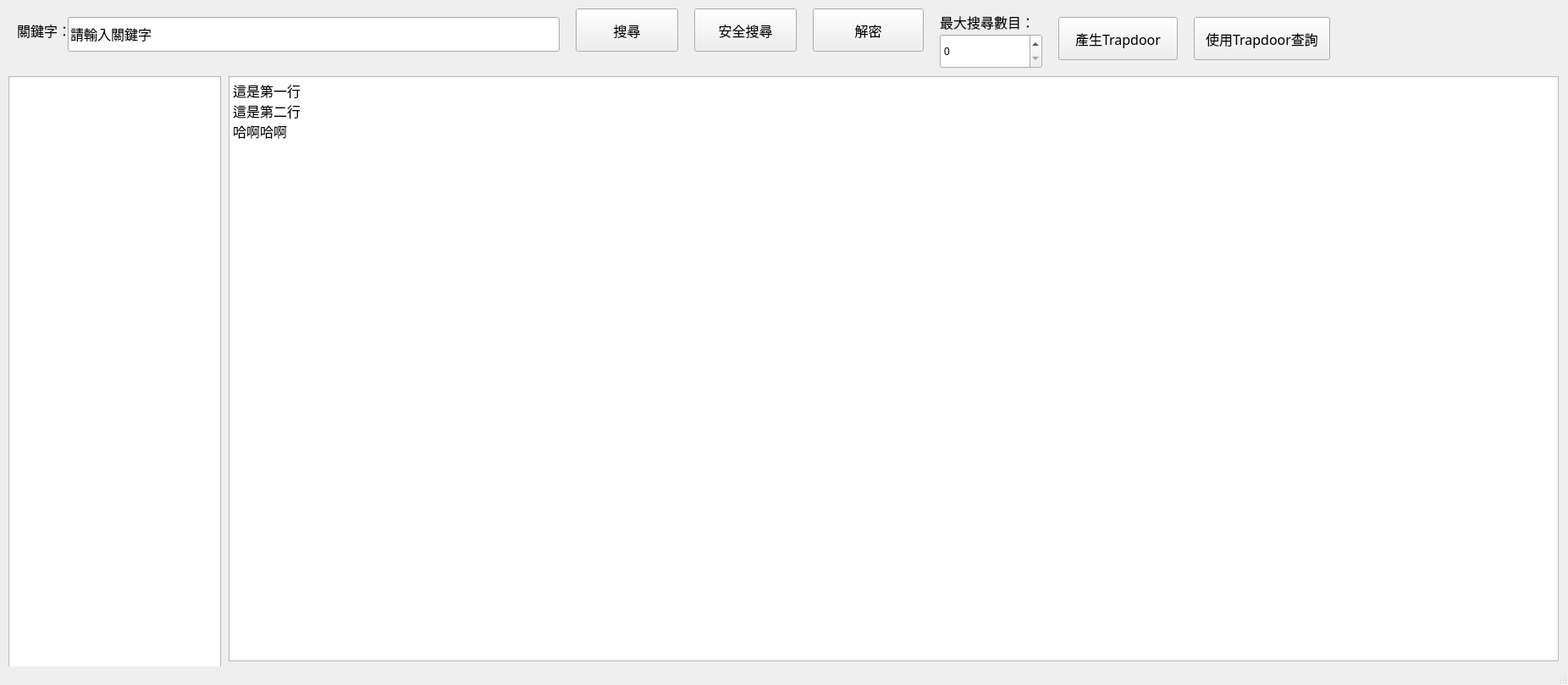
<?xml version="1.0" encoding="UTF-8"?>
<ui version="4.0">
 <class>MainWindow</class>
 <widget class="QMainWindow" name="MainWindow">
  <property name="geometry">
   <rect>
    <x>0</x>
    <y>0</y>
    <width>1852</width>
    <height>809</height>
   </rect>
  </property>
  <property name="windowTitle">
   <string>PTT文章搜尋器</string>
  </property>
  <widget class="QWidget" name="centralwidget">
   <widget class="QLabel" name="label">
    <property name="geometry">
     <rect>
      <x>20</x>
      <y>10</y>
      <width>81</width>
      <height>51</height>
     </rect>
    </property>
    <property name="font">
     <font>
      <family>微軟正黑體</family>
      <pointsize>12</pointsize>
     </font>
    </property>
    <property name="text">
     <string>關鍵字：</string>
    </property>
   </widget>
   <widget class="QLineEdit" name="txtKeyword">
    <property name="geometry">
     <rect>
      <x>80</x>
      <y>20</y>
      <width>581</width>
      <height>41</height>
     </rect>
    </property>
    <property name="font">
     <font>
      <family>微軟正黑體</family>
      <pointsize>12</pointsize>
     </font>
    </property>
    <property name="text">
     <string>請輸入關鍵字</string>
    </property>
   </widget>
   <widget class="QPlainTextEdit" name="txtContent">
    <property name="geometry">
     <rect>
      <x>270</x>
      <y>90</y>
      <width>1571</width>
      <height>691</height>
     </rect>
    </property>
    <property name="font">
     <font>
      <family>微軟正黑體</family>
      <pointsize>12</pointsize>
     </font>
    </property>
    <property name="plainText">
     <string>這是第一行
這是第二行
哈啊哈啊</string>
    </property>
   </widget>
   <widget class="QListWidget" name="lstTitle">
    <property name="geometry">
     <rect>
      <x>10</x>
      <y>90</y>
      <width>251</width>
      <height>701</height>
     </rect>
    </property>
    <property name="font">
     <font>
      <family>微軟正黑體</family>
     </font>
    </property>
   </widget>
   <widget class="QPushButton" name="btnSearch">
    <property name="geometry">
     <rect>
      <x>680</x>
      <y>10</y>
      <width>121</width>
      <height>51</height>
     </rect>
    </property>
    <property name="font">
     <font>
      <family>微軟正黑體</family>
      <pointsize>12</pointsize>
     </font>
    </property>
    <property name="text">
     <string>搜尋</string>
    </property>
   </widget>
   <widget class="QPushButton" name="btnSafeSearch">
    <property name="geometry">
     <rect>
      <x>820</x>
      <y>10</y>
      <width>121</width>
      <height>51</height>
     </rect>
    </property>
    <property name="font">
     <font>
      <family>微軟正黑體</family>
      <pointsize>12</pointsize>
     </font>
    </property>
    <property name="text">
     <string>安全搜尋</string>
    </property>
   </widget>
   <widget class="QPushButton" name="btnDecrypt">
    <property name="geometry">
     <rect>
      <x>960</x>
      <y>10</y>
      <width>131</width>
      <height>51</height>
     </rect>
    </property>
    <property name="font">
     <font>
      <family>微軟正黑體</family>
      <pointsize>12</pointsize>
     </font>
    </property>
    <property name="text">
     <string>解密</string>
    </property>
   </widget>
   <widget class="QLabel" name="label_2">
    <property name="geometry">
     <rect>
      <x>1110</x>
      <y>10</y>
      <width>151</width>
      <height>31</height>
     </rect>
    </property>
    <property name="font">
     <font>
      <family>微軟正黑體</family>
      <pointsize>12</pointsize>
     </font>
    </property>
    <property name="text">
     <string>最大搜尋數目：</string>
    </property>
   </widget>
   <widget class="QSpinBox" name="spinBox">
    <property name="geometry">
     <rect>
      <x>1110</x>
      <y>40</y>
      <width>121</width>
      <height>41</height>
     </rect>
    </property>
   </widget>
   <widget class="QPushButton" name="btnTrapdoor">
    <property name="geometry">
     <rect>
      <x>1250</x>
      <y>20</y>
      <width>141</width>
      <height>51</height>
     </rect>
    </property>
    <property name="font">
     <font>
      <family>微軟正黑體</family>
      <pointsize>12</pointsize>
     </font>
    </property>
    <property name="text">
     <string>產生Trapdoor</string>
    </property>
   </widget>
   <widget class="QPushButton" name="btnTrapdoorSearch">
    <property name="geometry">
     <rect>
      <x>1410</x>
      <y>20</y>
      <width>161</width>
      <height>51</height>
     </rect>
    </property>
    <property name="font">
     <font>
      <family>微軟正黑體</family>
      <pointsize>12</pointsize>
     </font>
    </property>
    <property name="text">
     <string>使用Trapdoor查詢</string>
    </property>
   </widget>
  </widget>
  <widget class="QMenuBar" name="menubar">
   <property name="geometry">
    <rect>
     <x>0</x>
     <y>0</y>
     <width>1852</width>
     <height>18</height>
    </rect>
   </property>
  </widget>
  <widget class="QStatusBar" name="statusbar"/>
 </widget>
 <resources/>
 <connections/>
</ui>
